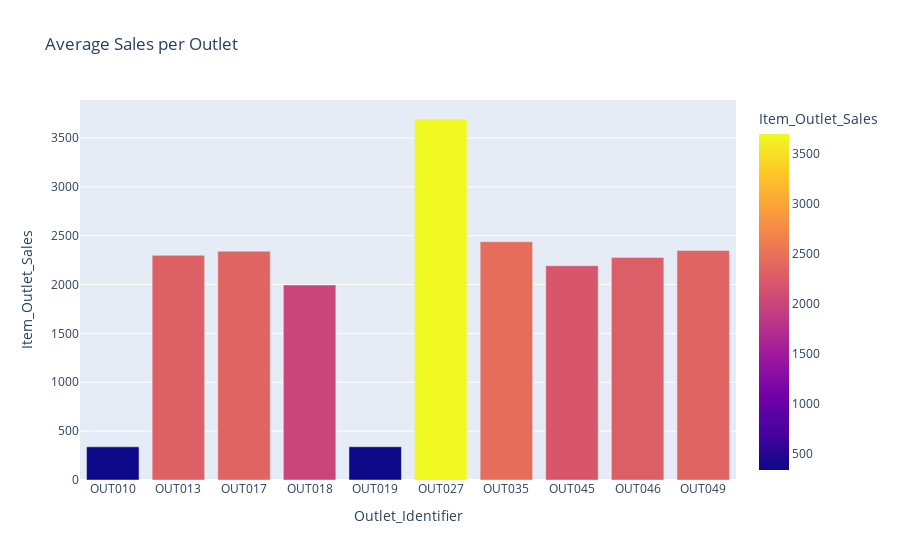

Here is the notebook cell this chart was saved with:
### Code cell
# Outlet-Level Sales Analysis

# Mean sales per outlet
outlet_sales = train.groupby('Outlet_Identifier')['Item_Outlet_Sales'].mean().reset_index()
px.bar(outlet_sales, x='Outlet_Identifier', y='Item_Outlet_Sales',
       title='Average Sales per Outlet', color='Item_Outlet_Sales')

### Figure 1 — Plotly figure (JSON) as saved in the notebook; plotly's stock layout.template omitted (floating-point values rounded to 4 significant figures)
{"data": [{"hovertemplate": "Outlet_Identifier=%{x}<br>Item_Outlet_Sales=%{marker.color}<extra></extra>", "legendgroup": "", "marker": {"color": [339.4, 2299.0, 2341.0, 1995.0, 340.3, 3694.0, 2439.0, 2192.0, 2278.0, 2348.0], "coloraxis": "coloraxis", "pattern": {"shape": ""}}, "name": "", "orientation": "v", "showlegend": false, "textposition": "auto", "type": "bar", "x": ["OUT010", "OUT013", "OUT017", "OUT018", "OUT019", "OUT027", "OUT035", "OUT045", "OUT046", "OUT049"], "xaxis": "x", "y": [339.4, 2299.0, 2341.0, 1995.0, 340.3, 3694.0, 2439.0, 2192.0, 2278.0, 2348.0], "yaxis": "y"}], "layout": {"barmode": "relative", "coloraxis": {"colorbar": {"title": {"text": "Item_Outlet_Sales"}}, "colorscale": [[0, "#0d0887"], [0.1111, "#46039f"], [0.2222, "#7201a8"], [0.3333, "#9c179e"], [0.4444, "#bd3786"], [0.5556, "#d8576b"], [0.6667, "#ed7953"], [0.7778, "#fb9f3a"], [0.8889, "#fdca26"], [1, "#f0f921"]]}, "legend": {"tracegroupgap": 0}, "title": {"text": "Average Sales per Outlet"}, "xaxis": {"anchor": "y", "domain": [0, 1], "title": {"text": "Outlet_Identifier"}}, "yaxis": {"anchor": "x", "domain": [0, 1], "title": {"text": "Item_Outlet_Sales"}}}}
